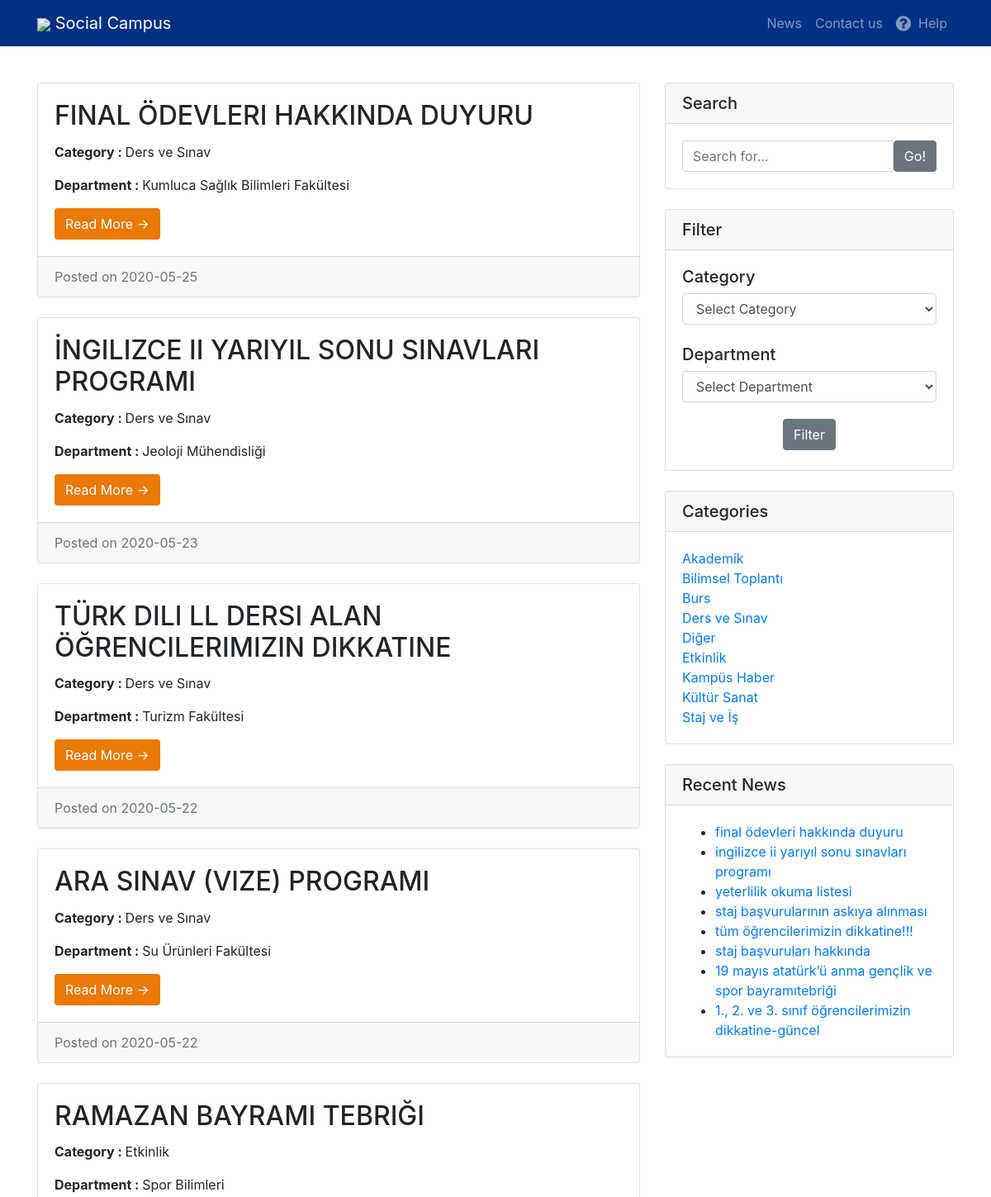
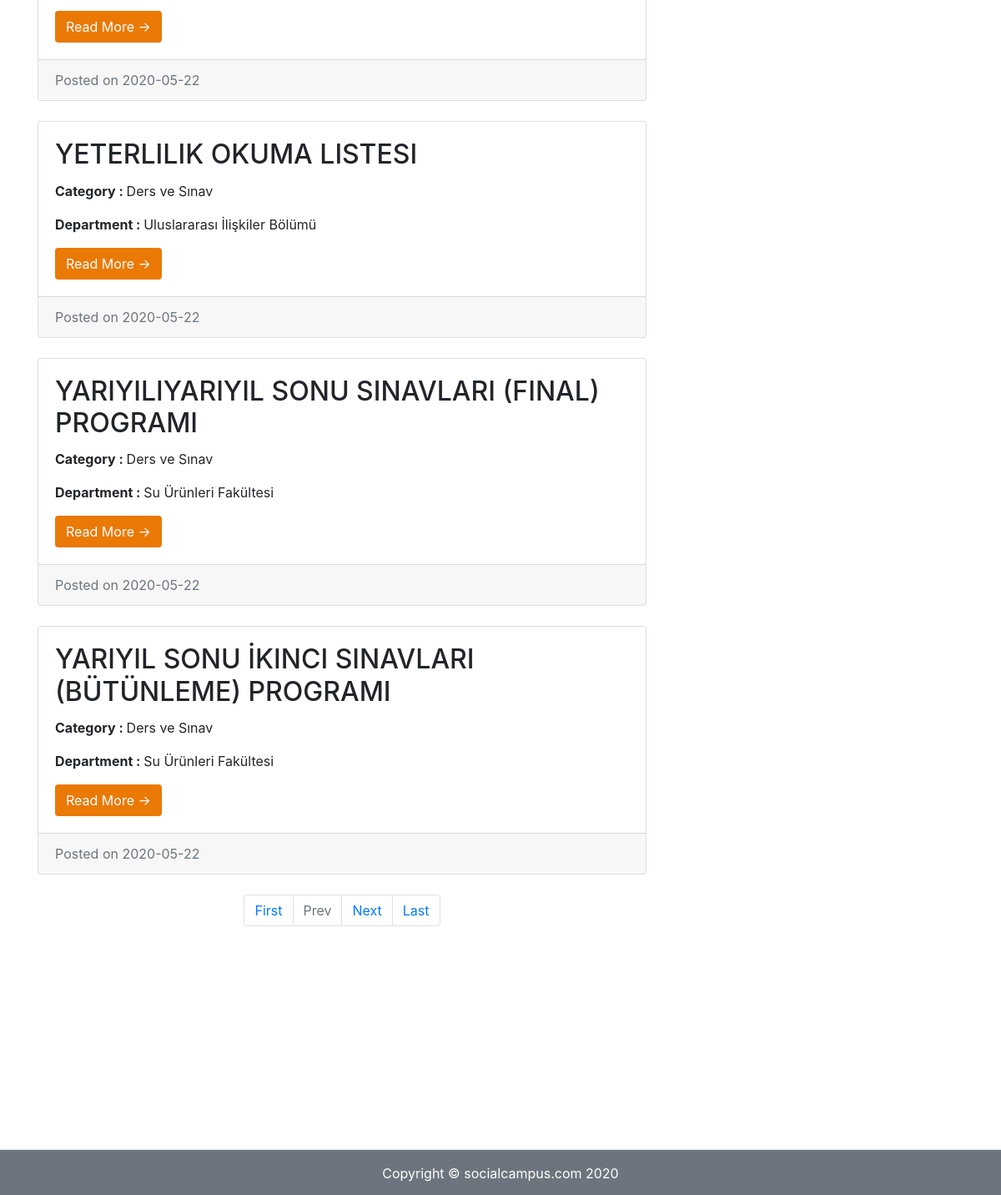
The page /socialcampus/index.php on the database its author committed (2 pictures, top to bottom).
### tables this page shows
CREATE TABLE `duyurular` (
  `id` int(11) NOT NULL,
  `title` varchar(500) NOT NULL,
  `link` varchar(500) NOT NULL,
  `department` varchar(100) NOT NULL,
  `userDate` varchar(100) NOT NULL,
  `dbDate` date NOT NULL,
  `category` varchar(100) NOT NULL
);

### socialcampus/index.php (the view, shortened to what this page needs)
<?php
include('includes/config.php');
    ?>
<!DOCTYPE html>
<html lang="en">
  <head>
    <link href="vendor/bootstrap/css/bootstrap.min.css" rel="stylesheet">
    <link href="css/social-campus.css" rel="stylesheet">
  </head>
  <body>
   <?php include('includes/header.php');?>
    <div class="container">
      <div class="row" style="margin-top: 4%">
        <div class="col-md-8">
<?php
     if (isset($_GET['pageno'])) {
            $pageno = $_GET['pageno'];
        } else {
            $pageno = 1;
        }
        $no_of_records_per_page = 8;
        $offset = ($pageno-1) * $no_of_records_per_page;
        $total_pages_sql = "SELECT COUNT(*) FROM duyurular";
        $result = mysqli_query($con,$total_pages_sql);
        $total_rows = mysqli_fetch_array($result)[0];
        $total_pages = ceil($total_rows / $no_of_records_per_page);
$query=mysqli_query($con,"select id, title, category, department, link, dbDate from duyurular order by dbDate desc LIMIT $offset, $no_of_records_per_page");
while ($row=mysqli_fetch_array($query)) {
?>
          <div class="card mb-4">
            <div class="card-body">
              <h2 class="card-title"><?php echo mb_strtoupper($row['title'],"UTF-8");?></h2>
                 <p><b>Category : </b> <?php echo htmlentities($row['category']);?></a> </p>
                 <p><b>Department : </b> <?php echo htmlentities($row['department']);?></a> </p>
              <a href="news-details.php?nid=<?php echo htmlentities($row['id'])?>" class="btn " style="color: white ; background-color: #EA7905" >Read More &rarr;</a>
            </div>
            <div class="card-footer text-muted">
              Posted on <?php echo htmlentities($row['dbDate']);?>
            </div>
          </div>
<?php } ?>
    <ul class="pagination justify-content-center mb-4">
        <li class="page-item"><a href="?pageno=1"  class="page-link">First</a></li>
        <li class="<?php if($pageno <= 1){ echo 'disabled'; } ?> page-item">
            <a href="<?php if($pageno <= 1){ echo '#'; } else { echo "?pageno=".($pageno - 1); } ?>" class="page-link">Prev</a>
        </li>
        <li class="<?php if($pageno >= $total_pages){ echo 'disabled'; } ?> page-item">
            <a href="<?php if($pageno >= $total_pages){ echo '#'; } else { echo "?pageno=".($pageno + 1); } ?> " class="page-link">Next</a>
        </li>
        <li class="page-item"><a href="?pageno=<?php echo $total_pages; ?>" class="page-link">Last</a></li>
    </ul>
        </div>
      <?php include('includes/sidebar.php');?>
      </div>
      <?php include('includes/footer.php');?>
</head>
  </body>
</html>

### socialcampus/includes/header.php (shortened to what this page needs)
<link href="//maxcdn.bootstrapcdn.com/font-awesome/4.2.0/css/font-awesome.min.css" rel="stylesheet">
<nav class="navbar fixed-top navbar-expand-lg navbar-custom navbar-dark fixed-top">
    <div class="container">
        <a class="navbar-brand" href="index.php"><img src="images/aulogo.png" height="60"> Social Campus</a>
        <div class="collapse navbar-collapse" id="navbarResponsive">
            <ul class="navbar-nav ml-auto">
                <li class="nav-item">
                    <a class="nav-link" href="index.php">News</a>
                </li>
                <li class="nav-item">
                    <a class="nav-link" href="contact-us.php">Contact us</a>
                </li>
                <li><a class="nav-link" href="help.php"><i class="fa fa-question-circle fa-lg" aria-hidden="true"></i>&nbsp; Help</a></li>
            </ul>
        </div>
    </div>
</nav>

### socialcampus/includes/sidebar.php (shortened to what this page needs)
<head>
    <link rel="stylesheet"
          href="https://cdn.jsdelivr.net/npm/bootstrap-select@1.13.14/dist/css/bootstrap-select.min.css">
</head>
<div class="col-md-4">
    <div class="card mb-4">
        <h5 class="card-header">Search</h5>
        <div class="card-body">
            <form name="search" action="search.php" method="post">
                <div class="input-group">
                    <input type="text" name="searchtitle" class="form-control" placeholder="Search for..." required>
                    <span class="input-group-btn">
                  <button class="btn btn-secondary" type="submit">Go!</button>
                </span>
            </form>
        </div>
    </div>
</div>
<div class="card mb-4">
    <h5 class="card-header">Filter</h5>
    <div class="card-body">
        <form action="myfilter.php" method="post">
            <div>
                <h5>Category</h5>
            </div>
            <div>
                <select class="form-control" id="myCategoryInput" name="myCategoryInput">
                    <option value="" disabled selected>Select Category</option>
                </select>
            </div>
            <div>
                <br>
                <h5>Department</h5>
            </div>
            <div>
                <select class="form-control" id="myDepartmentInput" name="myDepartmentInput">
                    <option value="" disabled selected>Select Department</option>
                </select>
            </div>
    </div>
    <div class="">
        <div class="" style="text-align: center">
            <button class="btn btn-secondary" type="submit" name="submit" id="filter">Filter</button>
        </div>
    </div>
</div>
<div class="card my-4">
    <h5 class="card-header">Categories</h5>
    <div class="card-body">
        <div class="row">
            <div class="col-lg-6">
                <ul class="list-unstyled mb-0">
                    <?php $query = mysqli_query($con, "select id,category from duyurular group by category");
                    while ($row = mysqli_fetch_array($query)) {
                        ?>
                        <li>
                            <a href="category.php?catid=<?php echo htmlentities($row['category']) ?>"><?php echo htmlentities($row['category']); ?></a>
                        </li>
                    <?php } ?>
                </ul>
            </div>
        </div>
    </div>
</div>
<div class="card my-4">
    <h5 class="card-header">Recent News</h5>
    <div class="card-body">
        <ul class="mb-0">
            <?php
            $query = mysqli_query($con, "select id, title from duyurular group by dbDate desc limit 8");
            while ($row = mysqli_fetch_array($query)) {
                ?>
                <li>
                    <a href="news-details.php?nid=<?php echo htmlentities($row['id']) ?>"><?php echo htmlentities($row['title']); ?></a>
                </li>
            <?php } ?>
        </ul>
    </div>
</div>
</div>

### socialcampus/includes/footer.php (shortened to what this page needs)
<div id="tamcerceve">
    <div id="altfooter">
        <footer class="modal-footer y-5 bg-secondary" >
            <div class="container align-bottom">
                <p class="m-0 text-center text-white">Copyright &copy; socialcampus.com 2020</p>
            </div>
        </footer></div>
</div>

### socialcampus/css/social-campus.css (style rules this page uses)
body { padding-top: 54px; }
@media (min-width: 992px) { body { padding-top: 56px; } }

### socialcampus/includes/header.php (style rules this page uses)
.navbar-custom { background-color: #023183; }

### socialcampus/includes/footer.php (style rules this page uses)
html, body { margin:0; height:100%; }
#tamcerceve { min-height:40%; position:relative; }
#altfooter { position:fixed; bottom:-5px; width:100%; height:60px; }

### rows shown on the page
duyurular: title "FINAL ÖDEVLERI HAKKINDA DUYURU", category "Ders ve Sınav", department "Kumluca Sağlık Bilimleri Fakültesi", dbDate "2020-05-25", title "final ödevleri hakkında duyuru"
duyurular: title "İNGILIZCE II YARIYIL SONU SINAVLARI PROGRAMI", category "Ders ve Sınav", department "Jeoloji Mühendisliği", dbDate "2020-05-23", title "i̇ngilizce ii yarıyıl sonu sınavları programı"
duyurular: title "TÜRK DILI LL DERSI ALAN ÖĞRENCILERIMIZIN DIKKATINE", category "Ders ve Sınav", department "Turizm Fakültesi", dbDate "2020-05-22"
duyurular: title "ARA SINAV (VIZE) PROGRAMI", category "Ders ve Sınav", department "Su Ürünleri Fakültesi", dbDate "2020-05-22"
duyurular: title "RAMAZAN BAYRAMI TEBRIĞI", category "Etkinlik", department "Spor Bilimleri", dbDate "2020-05-22"
duyurular: title "YETERLILIK OKUMA LISTESI", category "Ders ve Sınav", department "Uluslararası İlişkiler Bölümü", dbDate "2020-05-22", title "yeterlilik okuma listesi"
duyurular: title "YARIYILIYARIYIL SONU SINAVLARI (FINAL) PROGRAMI", category "Ders ve Sınav", department "Su Ürünleri Fakültesi", dbDate "2020-05-22"
duyurular: title "YARIYIL SONU İKINCI SINAVLARI (BÜTÜNLEME) PROGRAMI", category "Ders ve Sınav", department "Su Ürünleri Fakültesi", dbDate "2020-05-22"
duyurular: category "Akademik"
duyurular: category "Bilimsel Toplantı"
duyurular: category "Burs"
duyurular: category "Ders ve Sınav"
duyurular: category "Diğer"
duyurular: category "Etkinlik"
duyurular: category "Kampüs Haber"
duyurular: category "Kültür Sanat"
duyurular: category "Staj ve İş"
duyurular: title "staj başvurularının askıya alınması"
duyurular: title "tüm öğrencilerimizin dikkatine!!!"
duyurular: title "staj başvuruları hakkında"
duyurular: title "19 mayıs atatürk’ü anma gençlik ve spor bayramıtebriği"
duyurular: title "1., 2. ve 3. sınıf öğrencilerimizin dikkatine-güncel"
